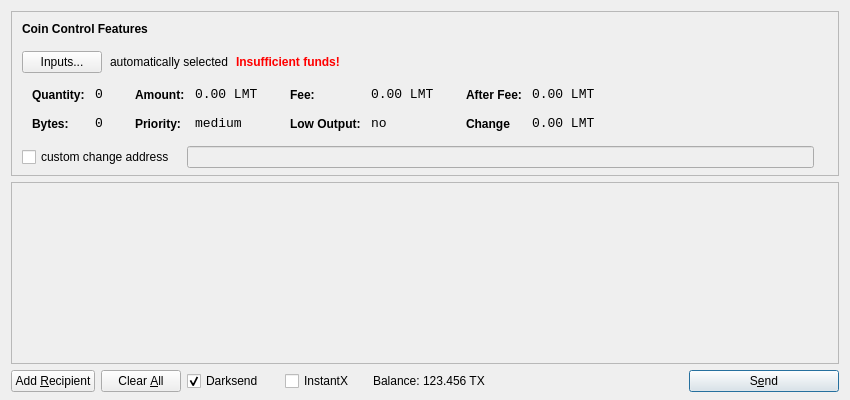
<?xml version="1.0" encoding="UTF-8"?>
<ui version="4.0">
 <class>SendCoinsDialog</class>
 <widget class="QDialog" name="SendCoinsDialog">
  <property name="geometry">
   <rect>
    <x>0</x>
    <y>0</y>
    <width>850</width>
    <height>400</height>
   </rect>
  </property>
  <property name="windowTitle">
   <string>Send Coins</string>
  </property>
  <layout class="QVBoxLayout" name="verticalLayout" stretch="0,1,0">
   <property name="bottomMargin">
    <number>8</number>
   </property>
   <item>
    <widget class="QFrame" name="frameCoinControl">
     <property name="sizePolicy">
      <sizepolicy hsizetype="Expanding" vsizetype="Expanding">
       <horstretch>0</horstretch>
       <verstretch>0</verstretch>
      </sizepolicy>
     </property>
     <property name="maximumSize">
      <size>
       <width>16777215</width>
       <height>16777215</height>
      </size>
     </property>
     <property name="frameShape">
      <enum>QFrame::StyledPanel</enum>
     </property>
     <property name="frameShadow">
      <enum>QFrame::Sunken</enum>
     </property>
     <layout class="QVBoxLayout" name="verticalLayoutCoinControl2">
      <property name="spacing">
       <number>-1</number>
      </property>
      <property name="leftMargin">
       <number>0</number>
      </property>
      <property name="topMargin">
       <number>0</number>
      </property>
      <property name="rightMargin">
       <number>0</number>
      </property>
      <property name="bottomMargin">
       <number>6</number>
      </property>
      <item>
       <layout class="QVBoxLayout" name="verticalLayoutCoinControl" stretch="0,0,0,0,1">
        <property name="spacing">
         <number>0</number>
        </property>
        <property name="leftMargin">
         <number>10</number>
        </property>
        <property name="topMargin">
         <number>10</number>
        </property>
        <item>
         <layout class="QHBoxLayout" name="horizontalLayoutCoinControl1">
          <property name="bottomMargin">
           <number>15</number>
          </property>
          <item>
           <widget class="QLabel" name="labelCoinControlFeatures">
            <property name="sizePolicy">
             <sizepolicy hsizetype="Preferred" vsizetype="Maximum">
              <horstretch>0</horstretch>
              <verstretch>0</verstretch>
             </sizepolicy>
            </property>
            <property name="font">
             <font>
              <weight>75</weight>
              <bold>true</bold>
             </font>
            </property>
            <property name="styleSheet">
             <string notr="true">font-weight:bold;</string>
            </property>
            <property name="text">
             <string>Coin Control Features</string>
            </property>
           </widget>
          </item>
         </layout>
        </item>
        <item>
         <layout class="QHBoxLayout" name="horizontalLayoutCoinControl2" stretch="0,0,0,0">
          <property name="spacing">
           <number>8</number>
          </property>
          <property name="bottomMargin">
           <number>10</number>
          </property>
          <item>
           <widget class="QPushButton" name="pushButtonCoinControl">
            <property name="styleSheet">
             <string notr="true"/>
            </property>
            <property name="text">
             <string>Inputs...</string>
            </property>
           </widget>
          </item>
          <item>
           <widget class="QLabel" name="labelCoinControlAutomaticallySelected">
            <property name="text">
             <string>automatically selected</string>
            </property>
            <property name="margin">
             <number>5</number>
            </property>
           </widget>
          </item>
          <item>
           <widget class="QLabel" name="labelCoinControlInsuffFunds">
            <property name="font">
             <font>
              <weight>75</weight>
              <bold>true</bold>
             </font>
            </property>
            <property name="styleSheet">
             <string notr="true">color:red;font-weight:bold;</string>
            </property>
            <property name="text">
             <string>Insufficient funds!</string>
            </property>
            <property name="margin">
             <number>5</number>
            </property>
           </widget>
          </item>
          <item>
           <spacer name="horizontalSpacerCoinControl">
            <property name="orientation">
             <enum>Qt::Horizontal</enum>
            </property>
            <property name="sizeHint" stdset="0">
             <size>
              <width>40</width>
              <height>1</height>
             </size>
            </property>
           </spacer>
          </item>
         </layout>
        </item>
        <item>
         <widget class="QWidget" name="widgetCoinControl" native="true">
          <property name="sizePolicy">
           <sizepolicy hsizetype="Preferred" vsizetype="Preferred">
            <horstretch>0</horstretch>
            <verstretch>0</verstretch>
           </sizepolicy>
          </property>
          <property name="minimumSize">
           <size>
            <width>0</width>
            <height>0</height>
           </size>
          </property>
          <property name="styleSheet">
           <string notr="true"/>
          </property>
          <layout class="QHBoxLayout" name="horizontalLayoutCoinControl5">
           <property name="margin">
            <number>0</number>
           </property>
           <item>
            <layout class="QHBoxLayout" name="horizontalLayoutCoinControl3" stretch="0,0,0,1">
             <property name="spacing">
              <number>20</number>
             </property>
             <property name="topMargin">
              <number>0</number>
             </property>
             <property name="bottomMargin">
              <number>10</number>
             </property>
             <item>
              <layout class="QFormLayout" name="formLayoutCoinControl1">
               <property name="horizontalSpacing">
                <number>10</number>
               </property>
               <property name="verticalSpacing">
                <number>14</number>
               </property>
               <property name="leftMargin">
                <number>10</number>
               </property>
               <property name="topMargin">
                <number>4</number>
               </property>
               <property name="rightMargin">
                <number>6</number>
               </property>
               <item row="0" column="0">
                <widget class="QLabel" name="labelCoinControlQuantityText">
                 <property name="styleSheet">
                  <string notr="true">font-weight:bold;</string>
                 </property>
                 <property name="text">
                  <string>Quantity:</string>
                 </property>
                 <property name="margin">
                  <number>0</number>
                 </property>
                </widget>
               </item>
               <item row="0" column="1">
                <widget class="QLabel" name="labelCoinControlQuantity">
                 <property name="font">
                  <font>
                   <family>Monospace</family>
                   <pointsize>10</pointsize>
                  </font>
                 </property>
                 <property name="cursor">
                  <cursorShape>IBeamCursor</cursorShape>
                 </property>
                 <property name="contextMenuPolicy">
                  <enum>Qt::ActionsContextMenu</enum>
                 </property>
                 <property name="text">
                  <string>0</string>
                 </property>
                 <property name="margin">
                  <number>0</number>
                 </property>
                 <property name="textInteractionFlags">
                  <set>Qt::LinksAccessibleByMouse|Qt::TextSelectableByKeyboard|Qt::TextSelectableByMouse</set>
                 </property>
                </widget>
               </item>
               <item row="1" column="0">
                <widget class="QLabel" name="labelCoinControlBytesText">
                 <property name="styleSheet">
                  <string notr="true">font-weight:bold;</string>
                 </property>
                 <property name="text">
                  <string>Bytes:</string>
                 </property>
                </widget>
               </item>
               <item row="1" column="1">
                <widget class="QLabel" name="labelCoinControlBytes">
                 <property name="font">
                  <font>
                   <family>Monospace</family>
                   <pointsize>10</pointsize>
                  </font>
                 </property>
                 <property name="cursor">
                  <cursorShape>IBeamCursor</cursorShape>
                 </property>
                 <property name="contextMenuPolicy">
                  <enum>Qt::ActionsContextMenu</enum>
                 </property>
                 <property name="text">
                  <string>0</string>
                 </property>
                 <property name="textInteractionFlags">
                  <set>Qt::LinksAccessibleByMouse|Qt::TextSelectableByKeyboard|Qt::TextSelectableByMouse</set>
                 </property>
                </widget>
               </item>
              </layout>
             </item>
             <item>
              <layout class="QFormLayout" name="formLayoutCoinControl2">
               <property name="horizontalSpacing">
                <number>10</number>
               </property>
               <property name="verticalSpacing">
                <number>14</number>
               </property>
               <property name="leftMargin">
                <number>6</number>
               </property>
               <property name="topMargin">
                <number>4</number>
               </property>
               <property name="rightMargin">
                <number>6</number>
               </property>
               <item row="0" column="0">
                <widget class="QLabel" name="labelCoinControlAmountText">
                 <property name="styleSheet">
                  <string notr="true">font-weight:bold;</string>
                 </property>
                 <property name="text">
                  <string>Amount:</string>
                 </property>
                 <property name="margin">
                  <number>0</number>
                 </property>
                </widget>
               </item>
               <item row="0" column="1">
                <widget class="QLabel" name="labelCoinControlAmount">
                 <property name="font">
                  <font>
                   <family>Monospace</family>
                   <pointsize>10</pointsize>
                  </font>
                 </property>
                 <property name="cursor">
                  <cursorShape>IBeamCursor</cursorShape>
                 </property>
                 <property name="contextMenuPolicy">
                  <enum>Qt::ActionsContextMenu</enum>
                 </property>
                 <property name="text">
                  <string>0.00 LMT</string>
                 </property>
                 <property name="textInteractionFlags">
                  <set>Qt::LinksAccessibleByMouse|Qt::TextSelectableByKeyboard|Qt::TextSelectableByMouse</set>
                 </property>
                </widget>
               </item>
               <item row="1" column="0">
                <widget class="QLabel" name="labelCoinControlPriorityText">
                 <property name="styleSheet">
                  <string notr="true">font-weight:bold;</string>
                 </property>
                 <property name="text">
                  <string>Priority:</string>
                 </property>
                </widget>
               </item>
               <item row="1" column="1">
                <widget class="QLabel" name="labelCoinControlPriority">
                 <property name="font">
                  <font>
                   <family>Monospace</family>
                   <pointsize>10</pointsize>
                  </font>
                 </property>
                 <property name="cursor">
                  <cursorShape>IBeamCursor</cursorShape>
                 </property>
                 <property name="contextMenuPolicy">
                  <enum>Qt::ActionsContextMenu</enum>
                 </property>
                 <property name="text">
                  <string>medium</string>
                 </property>
                 <property name="textInteractionFlags">
                  <set>Qt::LinksAccessibleByMouse|Qt::TextSelectableByKeyboard|Qt::TextSelectableByMouse</set>
                 </property>
                </widget>
               </item>
              </layout>
             </item>
             <item>
              <layout class="QFormLayout" name="formLayoutCoinControl3">
               <property name="horizontalSpacing">
                <number>10</number>
               </property>
               <property name="verticalSpacing">
                <number>14</number>
               </property>
               <property name="leftMargin">
                <number>6</number>
               </property>
               <property name="topMargin">
                <number>4</number>
               </property>
               <property name="rightMargin">
                <number>6</number>
               </property>
               <item row="0" column="0">
                <widget class="QLabel" name="labelCoinControlFeeText">
                 <property name="styleSheet">
                  <string notr="true">font-weight:bold;</string>
                 </property>
                 <property name="text">
                  <string>Fee:</string>
                 </property>
                 <property name="margin">
                  <number>0</number>
                 </property>
                </widget>
               </item>
               <item row="0" column="1">
                <widget class="QLabel" name="labelCoinControlFee">
                 <property name="font">
                  <font>
                   <family>Monospace</family>
                   <pointsize>10</pointsize>
                  </font>
                 </property>
                 <property name="cursor">
                  <cursorShape>IBeamCursor</cursorShape>
                 </property>
                 <property name="contextMenuPolicy">
                  <enum>Qt::ActionsContextMenu</enum>
                 </property>
                 <property name="text">
                  <string>0.00 LMT</string>
                 </property>
                 <property name="textInteractionFlags">
                  <set>Qt::LinksAccessibleByMouse|Qt::TextSelectableByKeyboard|Qt::TextSelectableByMouse</set>
                 </property>
                </widget>
               </item>
               <item row="1" column="0">
                <widget class="QLabel" name="labelCoinControlLowOutputText">
                 <property name="styleSheet">
                  <string notr="true">font-weight:bold;</string>
                 </property>
                 <property name="text">
                  <string>Low Output:</string>
                 </property>
                </widget>
               </item>
               <item row="1" column="1">
                <widget class="QLabel" name="labelCoinControlLowOutput">
                 <property name="font">
                  <font>
                   <family>Monospace</family>
                   <pointsize>10</pointsize>
                  </font>
                 </property>
                 <property name="cursor">
                  <cursorShape>IBeamCursor</cursorShape>
                 </property>
                 <property name="contextMenuPolicy">
                  <enum>Qt::ActionsContextMenu</enum>
                 </property>
                 <property name="text">
                  <string>no</string>
                 </property>
                 <property name="textInteractionFlags">
                  <set>Qt::LinksAccessibleByMouse|Qt::TextSelectableByKeyboard|Qt::TextSelectableByMouse</set>
                 </property>
                </widget>
               </item>
              </layout>
             </item>
             <item>
              <layout class="QFormLayout" name="formLayoutCoinControl4">
               <property name="horizontalSpacing">
                <number>10</number>
               </property>
               <property name="verticalSpacing">
                <number>14</number>
               </property>
               <property name="leftMargin">
                <number>6</number>
               </property>
               <property name="topMargin">
                <number>4</number>
               </property>
               <property name="rightMargin">
                <number>6</number>
               </property>
               <item row="0" column="0">
                <widget class="QLabel" name="labelCoinControlAfterFeeText">
                 <property name="styleSheet">
                  <string notr="true">font-weight:bold;</string>
                 </property>
                 <property name="text">
                  <string>After Fee:</string>
                 </property>
                 <property name="margin">
                  <number>0</number>
                 </property>
                </widget>
               </item>
               <item row="0" column="1">
                <widget class="QLabel" name="labelCoinControlAfterFee">
                 <property name="font">
                  <font>
                   <family>Monospace</family>
                   <pointsize>10</pointsize>
                  </font>
                 </property>
                 <property name="cursor">
                  <cursorShape>IBeamCursor</cursorShape>
                 </property>
                 <property name="contextMenuPolicy">
                  <enum>Qt::ActionsContextMenu</enum>
                 </property>
                 <property name="text">
                  <string>0.00 LMT</string>
                 </property>
                 <property name="textInteractionFlags">
                  <set>Qt::LinksAccessibleByMouse|Qt::TextSelectableByKeyboard|Qt::TextSelectableByMouse</set>
                 </property>
                </widget>
               </item>
               <item row="1" column="0">
                <widget class="QLabel" name="labelCoinControlChangeText">
                 <property name="styleSheet">
                  <string notr="true">font-weight:bold;</string>
                 </property>
                 <property name="text">
                  <string>Change</string>
                 </property>
                </widget>
               </item>
               <item row="1" column="1">
                <widget class="QLabel" name="labelCoinControlChange">
                 <property name="font">
                  <font>
                   <family>Monospace</family>
                   <pointsize>10</pointsize>
                  </font>
                 </property>
                 <property name="cursor">
                  <cursorShape>IBeamCursor</cursorShape>
                 </property>
                 <property name="contextMenuPolicy">
                  <enum>Qt::ActionsContextMenu</enum>
                 </property>
                 <property name="text">
                  <string>0.00 LMT</string>
                 </property>
                 <property name="textInteractionFlags">
                  <set>Qt::LinksAccessibleByMouse|Qt::TextSelectableByKeyboard|Qt::TextSelectableByMouse</set>
                 </property>
                </widget>
               </item>
              </layout>
             </item>
            </layout>
           </item>
          </layout>
         </widget>
        </item>
        <item>
         <layout class="QHBoxLayout" name="horizontalLayoutCoinControl4" stretch="0,0,0">
          <property name="spacing">
           <number>12</number>
          </property>
          <property name="sizeConstraint">
           <enum>QLayout::SetDefaultConstraint</enum>
          </property>
          <property name="topMargin">
           <number>5</number>
          </property>
          <property name="rightMargin">
           <number>5</number>
          </property>
          <item>
           <widget class="QCheckBox" name="checkBoxCoinControlChange">
            <property name="text">
             <string>custom change address</string>
            </property>
           </widget>
          </item>
          <item>
           <widget class="QLineEdit" name="lineEditCoinControlChange">
            <property name="enabled">
             <bool>false</bool>
            </property>
            <property name="sizePolicy">
             <sizepolicy hsizetype="Expanding" vsizetype="Fixed">
              <horstretch>0</horstretch>
              <verstretch>0</verstretch>
             </sizepolicy>
            </property>
           </widget>
          </item>
          <item>
           <widget class="QLabel" name="labelCoinControlChangeLabel">
            <property name="sizePolicy">
             <sizepolicy hsizetype="Preferred" vsizetype="Expanding">
              <horstretch>0</horstretch>
              <verstretch>0</verstretch>
             </sizepolicy>
            </property>
            <property name="minimumSize">
             <size>
              <width>0</width>
              <height>0</height>
             </size>
            </property>
            <property name="text">
             <string/>
            </property>
            <property name="margin">
             <number>3</number>
            </property>
           </widget>
          </item>
         </layout>
        </item>
        <item>
         <spacer name="verticalSpacerCoinControl">
          <property name="orientation">
           <enum>Qt::Vertical</enum>
          </property>
          <property name="sizeHint" stdset="0">
           <size>
            <width>800</width>
            <height>1</height>
           </size>
          </property>
         </spacer>
        </item>
       </layout>
      </item>
     </layout>
    </widget>
   </item>
   <item>
    <widget class="QScrollArea" name="scrollArea">
     <property name="widgetResizable">
      <bool>true</bool>
     </property>
     <widget class="QWidget" name="scrollAreaWidgetContents">
      <property name="geometry">
       <rect>
        <x>0</x>
        <y>0</y>
        <width>830</width>
        <height>165</height>
       </rect>
      </property>
      <layout class="QVBoxLayout" name="verticalLayout_2">
       <property name="margin">
        <number>0</number>
       </property>
       <item>
        <layout class="QVBoxLayout" name="entries">
         <property name="spacing">
          <number>6</number>
         </property>
        </layout>
       </item>
       <item>
        <spacer name="verticalSpacer">
         <property name="orientation">
          <enum>Qt::Vertical</enum>
         </property>
         <property name="sizeHint" stdset="0">
          <size>
           <width>20</width>
           <height>40</height>
          </size>
         </property>
        </spacer>
       </item>
      </layout>
     </widget>
    </widget>
   </item>
   <item>
    <layout class="QHBoxLayout" name="horizontalLayout">
     <item>
      <widget class="QPushButton" name="addButton">
       <property name="toolTip">
        <string>Send to multiple recipients at once</string>
       </property>
       <property name="text">
        <string>Add &amp;Recipient</string>
       </property>
       <property name="autoDefault">
        <bool>false</bool>
       </property>
      </widget>
     </item>
     <item>
      <widget class="QPushButton" name="clearButton">
       <property name="sizePolicy">
        <sizepolicy hsizetype="Minimum" vsizetype="Fixed">
         <horstretch>0</horstretch>
         <verstretch>0</verstretch>
        </sizepolicy>
       </property>
       <property name="toolTip">
        <string>Remove all transaction fields</string>
       </property>
       <property name="text">
        <string>Clear &amp;All</string>
       </property>
       <property name="autoRepeatDelay">
        <number>300</number>
       </property>
       <property name="autoDefault">
        <bool>false</bool>
       </property>
      </widget>
     </item>
     <item>
      <layout class="QHBoxLayout" name="horizontalLayout_2">
       <property name="spacing">
        <number>3</number>
       </property>
        <item>
        <widget class="QCheckBox" name="checkUseDarksend">
         <property name="minimumSize">
          <size>
           <width>95</width>
           <height>0</height>
          </size>
         </property>
         <property name="text">
          <string>Darksend</string>
         </property>
         <property name="checked">
          <bool>true</bool>
         </property>
        </widget>
       </item>
       <item>
        <widget class="QCheckBox" name="checkInstantX">
         <property name="enabled">
          <bool>true</bool>
         </property>
         <property name="minimumSize">
          <size>
           <width>85</width>
           <height>0</height>
          </size>
         </property>
         <property name="text">
          <string>InstantX</string>
         </property>
        </widget>
       </item>
       <item>
        <widget class="QLabel" name="label">
         <property name="sizePolicy">
          <sizepolicy hsizetype="Preferred" vsizetype="Fixed">
           <horstretch>0</horstretch>
           <verstretch>0</verstretch>
          </sizepolicy>
         </property>
         <property name="text">
          <string>Balance:</string>
         </property>
        </widget>
       </item>
       <item>
        <widget class="QLabel" name="labelBalance">
         <property name="sizePolicy">
          <sizepolicy hsizetype="Preferred" vsizetype="Fixed">
           <horstretch>0</horstretch>
           <verstretch>0</verstretch>
          </sizepolicy>
         </property>
         <property name="cursor">
          <cursorShape>IBeamCursor</cursorShape>
         </property>
         <property name="text">
          <string>123.456 TX</string>
         </property>
         <property name="textInteractionFlags">
          <set>Qt::LinksAccessibleByMouse|Qt::TextSelectableByKeyboard|Qt::TextSelectableByMouse</set>
         </property>
        </widget>
       </item>
      </layout>
     </item>
     <item>
      <spacer name="horizontalSpacer">
       <property name="orientation">
        <enum>Qt::Horizontal</enum>
       </property>
       <property name="sizeHint" stdset="0">
        <size>
         <width>40</width>
         <height>20</height>
        </size>
       </property>
      </spacer>
     </item>
     <item>
      <widget class="QPushButton" name="sendButton">
       <property name="minimumSize">
        <size>
         <width>150</width>
         <height>0</height>
        </size>
       </property>
       <property name="toolTip">
        <string>Confirm the send action</string>
       </property>
       <property name="text">
        <string>S&amp;end</string>
       </property>
       <property name="icon">
        <iconset resource="../bitcoin.qrc">
         <normaloff>:/icons/send</normaloff>:/icons/send</iconset>
       </property>
       <property name="default">
        <bool>true</bool>
       </property>
      </widget>
     </item>
    </layout>
   </item>
  </layout>
 </widget>
 <resources>
  <include location="../bitcoin.qrc"/>
 </resources>
 <connections/>
</ui>
